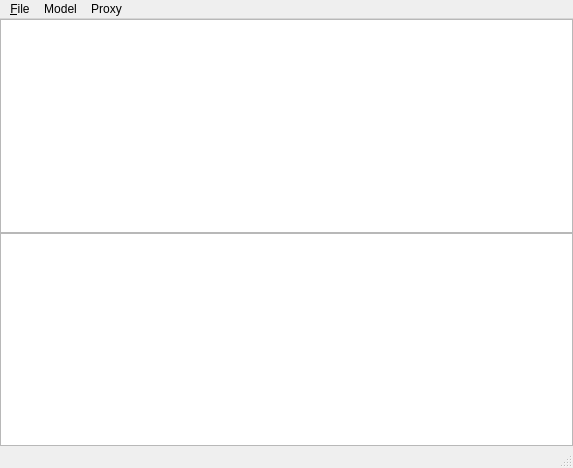
<?xml version="1.0" encoding="UTF-8"?>
<ui version="4.0">
 <class>MainWindow</class>
 <widget class="QMainWindow" name="MainWindow">
  <property name="geometry">
   <rect>
    <x>0</x>
    <y>0</y>
    <width>573</width>
    <height>468</height>
   </rect>
  </property>
  <property name="windowTitle">
   <string>Editable Tree Model</string>
  </property>
  <widget class="QWidget" name="centralwidget">
   <layout class="QVBoxLayout">
    <property name="spacing">
     <number>0</number>
    </property>
    <property name="margin">
     <number>0</number>
    </property>
    <item>
     <widget class="QTreeView" name="proxyView">
      <property name="alternatingRowColors">
       <bool>true</bool>
      </property>
      <property name="selectionBehavior">
       <enum>QAbstractItemView::SelectItems</enum>
      </property>
      <property name="horizontalScrollMode">
       <enum>QAbstractItemView::ScrollPerPixel</enum>
      </property>
      <property name="animated">
       <bool>false</bool>
      </property>
      <property name="allColumnsShowFocus">
       <bool>true</bool>
      </property>
     </widget>
    </item>
    <item>
     <widget class="QTreeView" name="view"/>
    </item>
   </layout>
  </widget>
  <widget class="QMenuBar" name="menubar">
   <property name="geometry">
    <rect>
     <x>0</x>
     <y>0</y>
     <width>573</width>
     <height>20</height>
    </rect>
   </property>
   <widget class="QMenu" name="fileMenu">
    <property name="title">
     <string>&amp;File</string>
    </property>
    <addaction name="exitAction"/>
   </widget>
   <widget class="QMenu" name="actionsMenu">
    <property name="title">
     <string>Model</string>
    </property>
    <addaction name="insertRowAction"/>
    <addaction name="insertColumnAction"/>
    <addaction name="separator"/>
    <addaction name="removeRowAction"/>
    <addaction name="removeColumnAction"/>
    <addaction name="separator"/>
    <addaction name="insertChildAction"/>
   </widget>
   <widget class="QMenu" name="menuProxy">
    <property name="title">
     <string>Proxy</string>
    </property>
    <addaction name="actionInsert"/>
    <addaction name="actionDelete"/>
    <addaction name="separator"/>
    <addaction name="actionSubmit"/>
   </widget>
   <addaction name="fileMenu"/>
   <addaction name="actionsMenu"/>
   <addaction name="menuProxy"/>
  </widget>
  <widget class="QStatusBar" name="statusbar"/>
  <action name="exitAction">
   <property name="text">
    <string>E&amp;xit</string>
   </property>
   <property name="shortcut">
    <string>Ctrl+Q</string>
   </property>
  </action>
  <action name="insertRowAction">
   <property name="text">
    <string>Insert Row</string>
   </property>
   <property name="shortcut">
    <string>Ctrl+I, R</string>
   </property>
  </action>
  <action name="removeRowAction">
   <property name="text">
    <string>Remove Row</string>
   </property>
   <property name="shortcut">
    <string>Ctrl+R, R</string>
   </property>
  </action>
  <action name="insertColumnAction">
   <property name="text">
    <string>Insert Column</string>
   </property>
   <property name="shortcut">
    <string>Ctrl+I, C</string>
   </property>
  </action>
  <action name="removeColumnAction">
   <property name="text">
    <string>Remove Column</string>
   </property>
   <property name="shortcut">
    <string>Ctrl+R, C</string>
   </property>
  </action>
  <action name="insertChildAction">
   <property name="text">
    <string>Insert Child</string>
   </property>
   <property name="shortcut">
    <string>Ctrl+N</string>
   </property>
  </action>
  <action name="actionInsert">
   <property name="text">
    <string>Insert</string>
   </property>
  </action>
  <action name="actionDelete">
   <property name="text">
    <string>Delete</string>
   </property>
  </action>
  <action name="actionSubmit">
   <property name="text">
    <string>Submit</string>
   </property>
  </action>
 </widget>
 <resources/>
 <connections/>
</ui>
